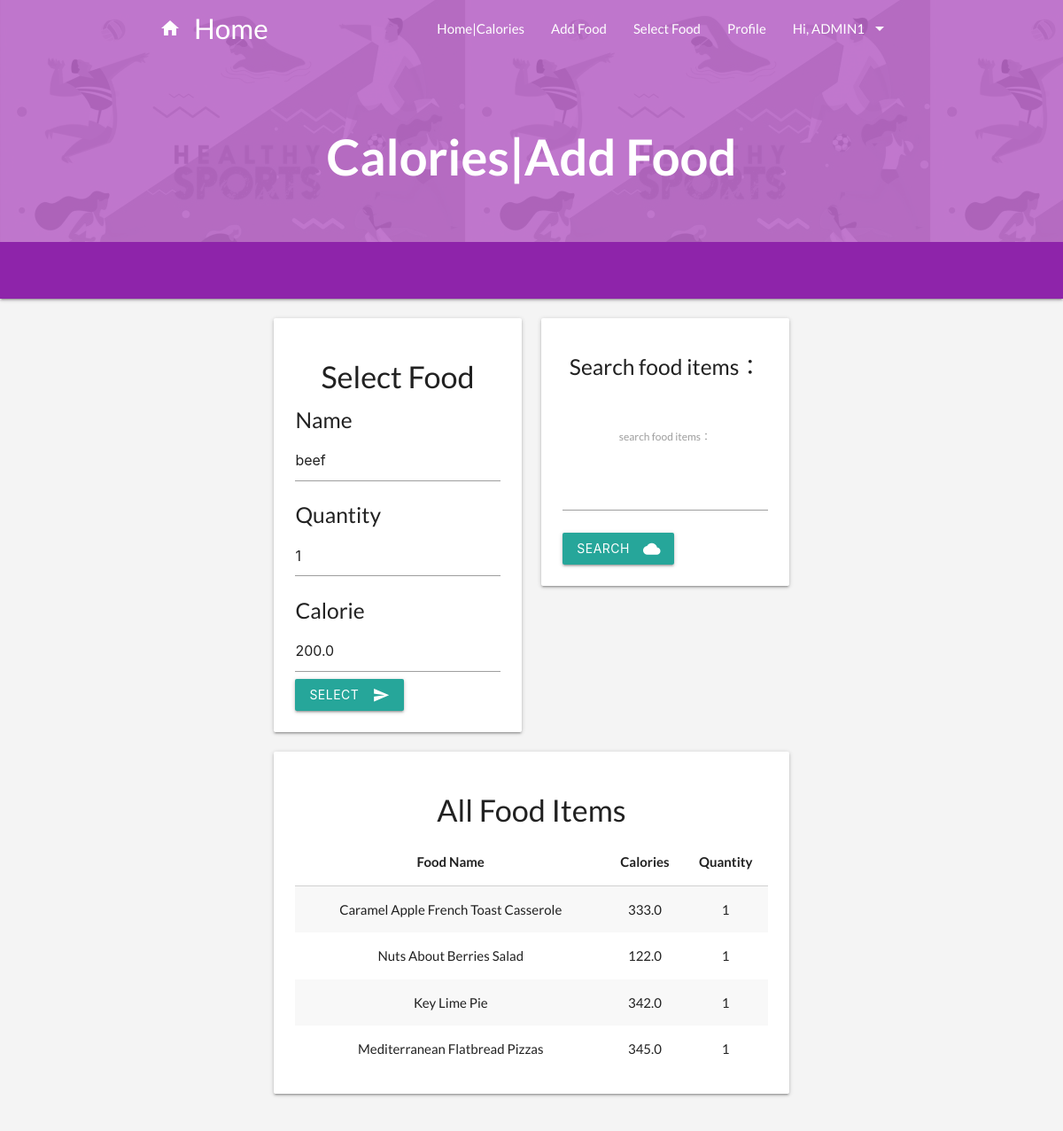
The page /calories/update_food/1/ (signed in) on the database its author committed.
### calories/models.py (models this page shows, shortened)
class Food(models.Model):
	name = models.CharField(max_length=200 ,null=False)
	quantity = models.PositiveIntegerField(null=False,default=0)
	calorie = models.FloatField(null=False,default=0)
	person_of = models.ForeignKey(User,null=True,on_delete=models.CASCADE)

### calories/views.py (the view)
# urls.py: path('update_food/<str:pk>/',update_food,name='update_food'),
@login_required
def update_food(request,pk):
	food_items = Food.objects.filter(person_of=request.user)
	food_item = Food.objects.get(id=pk)
	form =  AddFoodForm(instance=food_item)
	if request.method == 'POST':
		form = AddFoodForm(request.POST,instance=food_item)
		if form.is_valid():
			form.save()
			return redirect('profile')
	myFilter = FoodFilter(request.GET,queryset=food_items)
	context = {'form':form,'food_items':food_items,'myFilter':myFilter}
	return render(request,'calories/add_food.html',context)

### calories/forms.py
class AddFoodForm(forms.ModelForm):
    class Meta:
        model = Food
        fields = ('name','quantity','calorie')

### templates/calories/add_food.html (shortened to what this page needs)
{% extends 'calories/base.html' %}
{% load static %}
{% block Top_background %}{% static 'images/background_picture.jpg' %}{% endblock %}
{% block color1 %} purple lighten-2{% endblock %}
{% block color2 %} purple lighten-2{% endblock %}
{% block header_title %}
    <h1>Calories|Add Food</h1>
{% endblock %}
{% block content %}
    <div class="container">
        <div class="col m6">
            <div class="card-panel hoverable">
                <h4 class="center-align bold">Select Food</h4>
                <form method="POST" action="" class="login-form form-inline">
                    {% for field in form %}
                    <h5>
                    {{ field.label }}
                    </h5>
                    {{ field }}
                    {% endfor %}
                    <button class="btn waves-effect waves-light" type="submit" name="action">Select
                        <i class="material-icons right">send</i>
                    </button>
                </form>
            </div>
        </div>
        <div class="col m6">
            <div class="card-panel hoverable">
                    <h5 class="center-align">Search food items：</h5>
                <form method="get">
                    <h3 class="center-align">{{ myFilter.form }}</h3>
                    <button class="btn waves-effect waves-light" type="submit" name="action">Search
                        <i class="material-icons right">cloud</i>
                    </button>
                </form>
            </div>
        </div>
    </div>
    <div class="container">
        <div class="col m12">
            <div class="card-panel hoverable">
            <h4 class="center-align" >All Food Items </h4>
                <table class="striped centered highlight">
                  <thead class="thead-dark">
                    <tr class="text-center">
                      <th scope="col">Food Name</th>
                        <th scope="col">Calories</th>
                        <th scope="col">Quantity</th>
                    </tr>
                  </thead>
                  <tbody>
                    {% for food in food_items %}
                    <tr>
                      <td>{{ food.name }}</td>
                        <td>{{ food.calorie }}</td>
                        <td>{{ food.quantity }}</td>
                    </tr>
                    {% endfor %}
                  </tbody>
                </table>
            </div>
        </div>
    </div>
{% endblock %}

### templates/calories/base.html (shortened to what this page needs)
{% load static %}
<!DOCTYPE html>
<html lang="en">
  <head>
    <link type="text/css" rel="stylesheet" href="{% static 'mat/css/gallery-materialize.min.css' %}"  media="screen,projection"/>
    <link type="text/css" rel="stylesheet" href="{% static 'mat/css/materialize.min.css'%}"  media="screen,projection"/>
    <link href="{% static 'mat/css/gallery-materialize.min.css' %}" rel="stylesheet">
    {% block css %}
      <link rel="stylesheet" href="https://cdnjs.cloudflare.com/ajax/libs/materialize/1.0.0-rc.1/css/materialize.min.css" />
    {% endblock css %}
  </head>
  <body class="blog">
    <nav class="nav-extended {% block color1 %}{% endblock %}">
      <div class="nav-background">
        <div class="pattern active" style="background-image: url('{% block Top_background %}{% endblock %}');"></div>
      </div>
      <div class="nav-wrapper container">
        <a href="/" class="brand-logo"><i class="material-icons">home</i>Home</a>
        <ul class="right hide-on-med-and-down">
            {% with url_name=request.resolver_match.url_name %}
              <li><a class="  {% if url_name == 'home' %} active{% endif %}" href={% url "home" %}>Home|Calories</a></li>
              <li><a class=" {% if url_name == 'add_food' %} active{% endif %}" href={% url "add_food" %}>Add Food</a></li>
              <li><a class=" {% if url_name == 'select_food' %} active{% endif %}" href={% url "select_food" %}>Select Food</a></li>
                <li><a class=" {% if url_name == 'profile' %} active{% endif %}" href={% url "profile" %}>Profile</a></li>
                <li><a class='dropdown-button' href='#' data-activates='feature-dropdown' data-belowOrigin="true" data-constrainWidth="false">
                    {% if request.user %}
                        Hi, {{ request.user | upper }}
                    {% else %}
                        Features
                    {% endif %}
                    <i class="material-icons right">arrow_drop_down</i></a></li>
            {% endwith %}
        </ul>
        <div class="nav-header center">
            {% block header_title %}
            {% endblock %}
        </div>
      </div>
      <div class="categories-wrapper {% block color2 %}{% endblock %} darken-1">
      </div>
    </nav>
    <div id="portfolio" class="section gray">
      <div class="container">
        <div class="gallery row">
            {% block content %}
            {% endblock %}
        </div>
      </div>
    </div>
  </body>
</html>

### rows shown on the page
Food: form "beef" "1" "200.0"
Food: name "Caramel Apple French Toast Casserole", calorie "333.0", quantity "1"
Food: name "Nuts About Berries Salad", calorie "122.0", quantity "1"
Food: name "Key Lime Pie", calorie "342.0", quantity "1"
Food: name "Mediterranean Flatbread Pizzas", calorie "345.0", quantity "1"

### other values the page prints
{{ request.user | upper }} "ADMIN1"
{{ field.label }} "Name" "Quantity" "Calorie"
